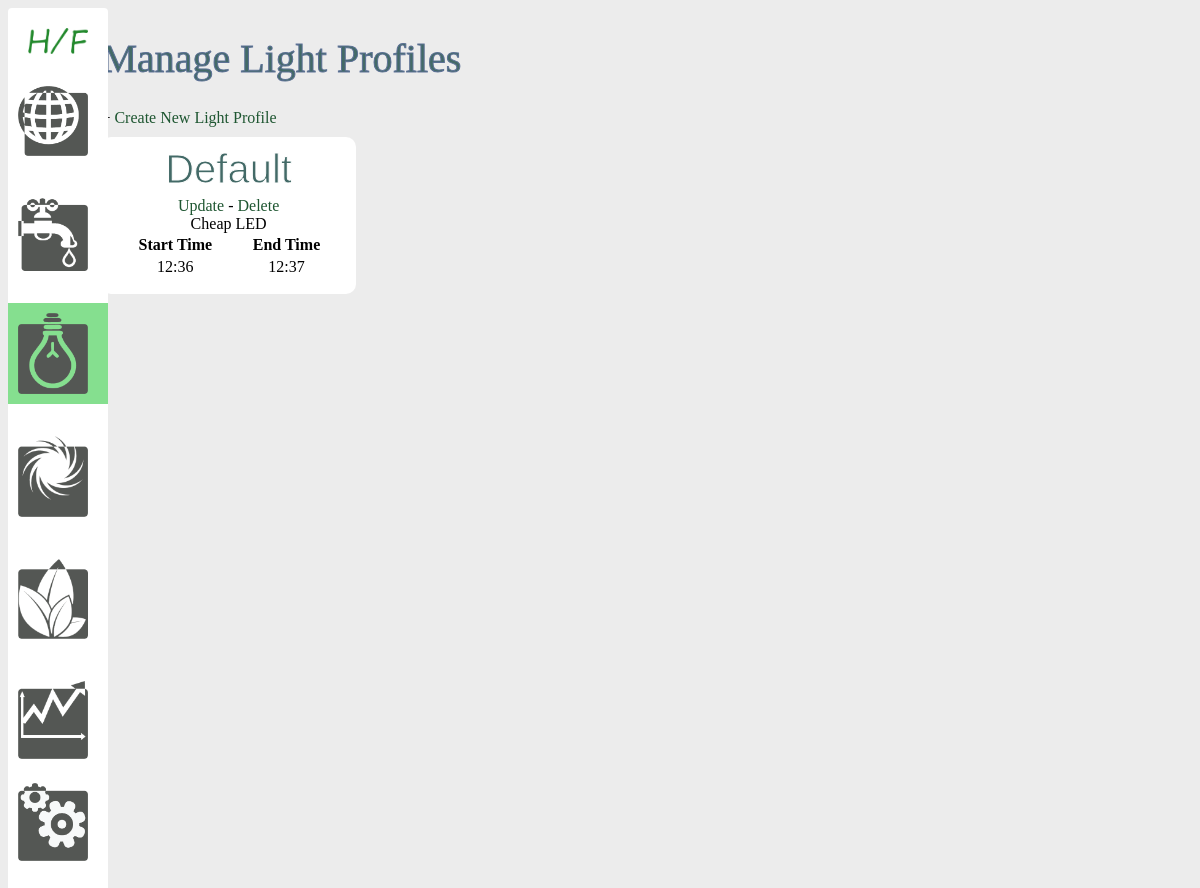
/light, run on an earlier commit of the app's database.
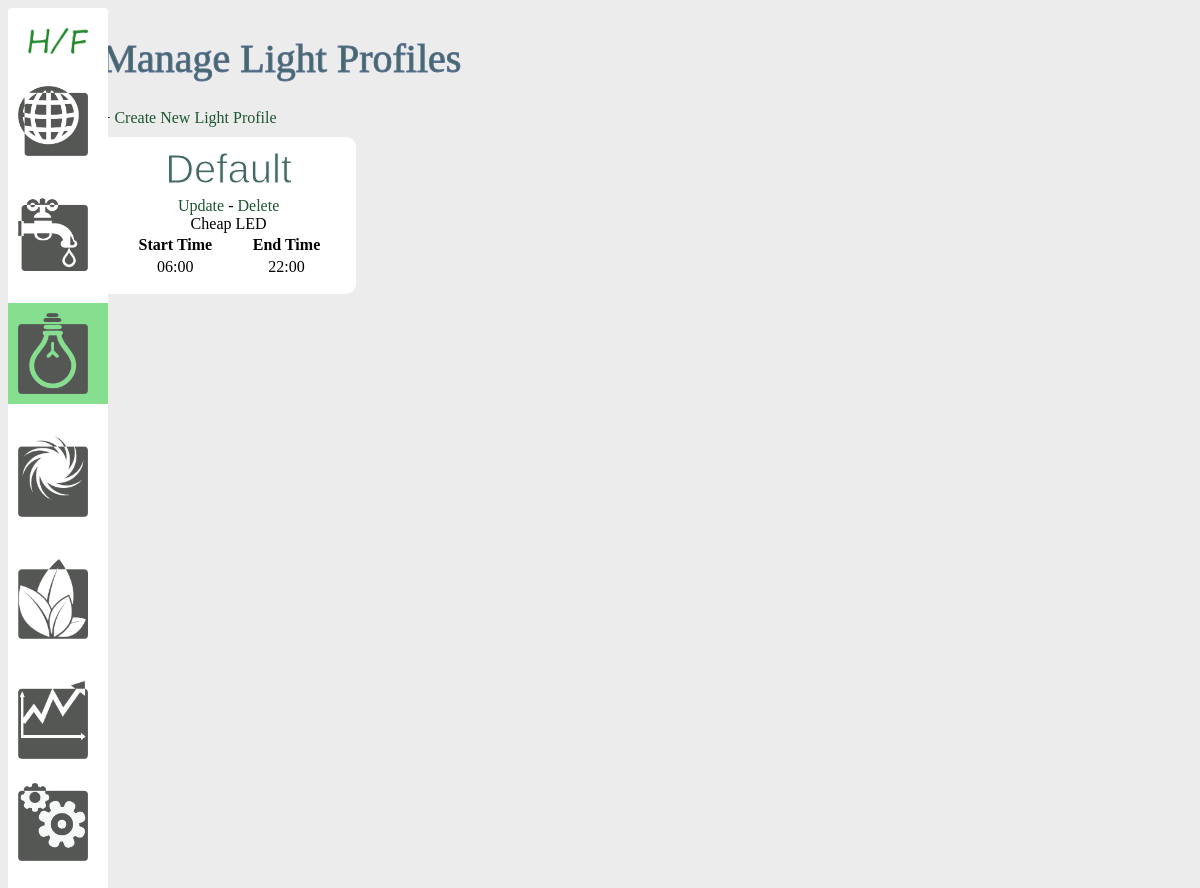
And on a later commit of the database.
### models.py (models this page shows, shortened)
class Light(db.Model):
    id = db.Column(db.Integer, primary_key=True)
    name = db.Column(db.String(50), nullable=False)
    model = db.Column(db.String(50))
    start_time = db.Column(db.String(10))
    end_time = db.Column(db.String(10))
    enviros = db.relationship('Enviro', backref='light', lazy=True)

### views.py (the view)
@app.route('/light')
def list_light_profiles():
    lights = Light.query.all()
    return render_template('light/index_light.html', lights=lights)

### templates/light/index_light.html
{% extends 'layout.html' %}
{% block body %}
    <h1>Manage Light Profiles</h1>
    + <a href="/add_light">Create New Light Profile</a>
    <br />
    <div class = "container">
        {% for light in lights %}
            <div class = "light">
                <h2>{{ light.name }}</h2>
                <a href="/update_light/{{light.id}}">Update</a>
                -
                <a href="/delete_light/{{light.id}}">Delete</a>
                <br />
                {{ light.model }}
                <table width = "100%">
                    <tr>
                        <th>Start Time</th>
                        <th>End Time</th>
                    </tr>
                    <tr>
                        <td>{{ light.start_time }}</td>
                        <td>{{ light.end_time }}</td>
                    </tr>
                </table>
            </div>
        {% endfor %}
    </div>
{% endblock %}

### templates/layout.html (shortened to what this page needs)
<!DOCTYPE html>
<html lang="en">
<head>
    <link rel = "stylesheet" href = "{{ url_for('static', filename='css/main.css') }}">
</head>
<body>
    <div class = "left-col">
        <a href="/">
            <img width="60px" src = "{{ url_for('static', filename='img/hf-icon.png') }}">
        </a>
        <br /><br />
        <a id = "nav_link" {% if enviros %} class = "active" {% endif %} href="/enviro">
            <img class="nav_link" src = "{{ url_for('static', filename='img/environment1.png') }}">
        </a>
        <br /><br />
        <a id = "nav_link" {% if waters %} class = "active" {% endif %} href="/water">
            <img class="nav_link"  src = "{{ url_for('static', filename='img/water1.png') }}">
        </a>
        <br /><br />
        <a id = "nav_link" {% if lights %} class = "active" {% endif %} href="/light">
            <img class="nav_link"  src = "{{ url_for('static', filename='img/light1.png') }}">
        </a>
        <br /><br />
        <a id = "nav_link" {% if airs %} class = "active" {% endif %} href="/air">
            <img class="nav_link"  src = "{{ url_for('static', filename='img/air1.png') }}">
        </a>
        <br /><br />
        <a id = "nav_link" {% if plants %} class = "active" {% endif %} href="/plant">
            <img class="nav_link"  src = "{{ url_for('static', filename='img/plant1.png') }}">
        </a>
        <br /><br />
        <a id = "nav_link" href="#">
            <img class="nav_link"  src = "{{ url_for('static', filename='img/analytics1.png') }}">
        </a>
        <a id = "nav_link" href="/pins">
            <img class="nav_link"  src = "{{ url_for('static', filename='img/settings.png') }}">
        </a>
    </div>
    <div class="content">
        {% block body %}
        {% endblock %}
    </div>
</body>
</html>

### static/css/main.css (style rules this page uses)
body { background: rgb(236,236,236); }
a { text-decoration: none; color: #1E5631; }
h1 { font-weight: normal; font-size: 2.5em; color: #436a67; -webkit-text-stroke-width: 1px; -webkit-text-stroke-color: rgb(92, 112, 149); }
.left-col { float:left; clear:none; position:absolute; background: rgb(255,255,255); background: rgb(255,255,255); padding:20px; border-radius: 4px; width:60px; }
.content { width: 90%; float:right; margin-right:25px; }
.container { display:grid; grid-template-columns: 1fr 1fr 1fr 1fr; gap: 1em; }
.water, .plant, .light, .air, .pin { background-color: #fff; text-align: center; border-radius: 10px; height: max-content; margin-top:10px; padding: 5px 15px 15px 15px; }
a.active { background-color:#85df8f; width:100px; display:inline-block; margin-left:-20px; }
a#nav_link { width:80px; display:inline-block; margin-left:-20px; padding:10px; }
a.active > img { float:left }
.nav_link { width:70px; }
h2 { text-align: center; margin:5px; font-weight:normal; font-size: 2.5em; font-family:arial; color: #436a67; -webkit-text-stroke-width: 1px; -webkit-text-stroke-color: #fff; }

What changed in the data, as far as the page shows it:
changed Light "Default": start_time "12:36" → "06:00"; end_time "12:37" → "22:00"
